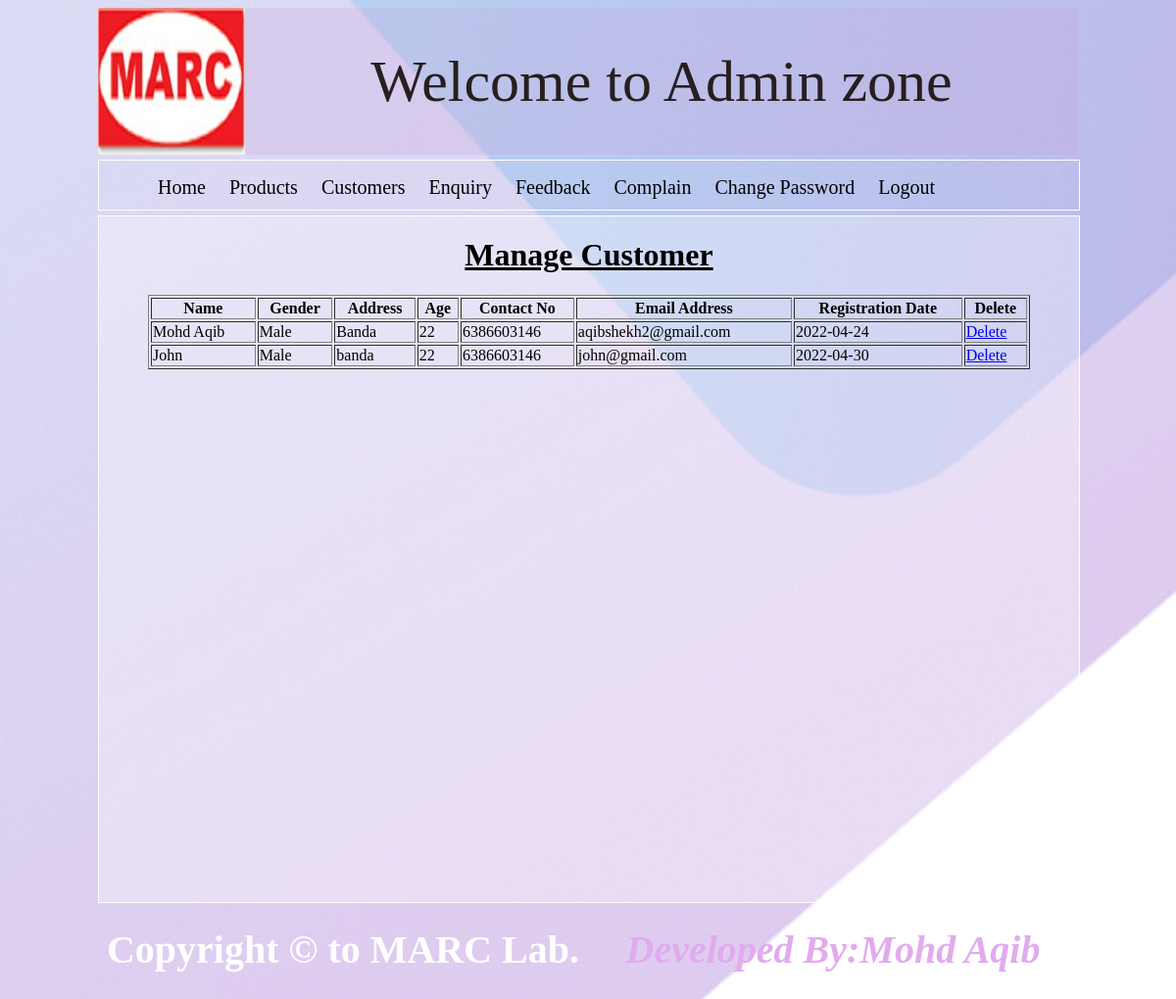
Page /adminzone/customer (signed in) on the committed database.
### genzone/models.py (models this page shows)
class Customer(models.Model):
    name=models.CharField(max_length=50)
    gender=models.CharField(max_length=6)
    address=models.TextField()
    age=models.IntegerField()
    contactno=models.CharField(max_length=15)
    emailaddress=models.EmailField(primary_key=True)
    password=models.CharField(max_length=20)
    regdate=models.CharField(max_length=20)

### adminzone/views.py (the view)
def customer(request):
    try:
        if request.session['adminid']:
            cust=Customer.objects.all()
            return render(request,'customer.html',{'cust':cust})
    except KeyError:
        return render(request,'adminlogin.html')

### adminzone/templates/customer.html
{% extends "adminparent.html" %}
{% block body %}
<h1 style=" text-decoration: underline; color:black;text-align:center;">
    Manage Customer
</h1>
<table style="width:90%;margin:0 auto;" border="1">
    <tr>
        <th>Name</th>
        <th>Gender</th>
        <th>Address</th>
        <th>Age</th>
        <th>Contact No</th>
        <th>Email Address</th>
        <th>Registration Date</th>
        <th>Delete</th>
    </tr>
    {% for c in cust %}
        <tr>
            <td>{{c.name}}</td>
            <td>{{c.gender}}</td>
            <td>{{c.address}}</td>
            <td>{{c.age}}</td>
            <td>{{c.contactno}}</td>
            <td>{{c.emailaddress}}</td>
            <td>{{c.regdate}}</td>
            <td>
                <a href="{% url 'adminzone:deletecustomer' eid=c.emailaddress %}">Delete</a>
            </td>
        </tr>
    {% endfor %}
</table>
{% endblock body %}

### rows in the picture
Customer: name "Mohd Aqib", gender "Male", address "Banda", age "22", contactno "6386603146", emailaddress "aqibshekh2@gmail.com", regdate "2022-04-24"
Customer: name "John", gender "Male", address "banda", age "22", contactno "6386603146", emailaddress "john@gmail.com", regdate "2022-04-30"
